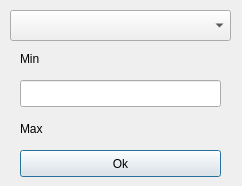
<?xml version="1.0" encoding="UTF-8"?>
<ui version="4.0">
 <class>DoubleJeopardy</class>
 <widget class="QDialog" name="DoubleJeopardy">
  <property name="geometry">
   <rect>
    <x>0</x>
    <y>0</y>
    <width>242</width>
    <height>186</height>
   </rect>
  </property>
  <property name="windowTitle">
   <string>Double Jeopardy</string>
  </property>
  <widget class="QLineEdit" name="points">
   <property name="geometry">
    <rect>
     <x>20</x>
     <y>80</y>
     <width>201</width>
     <height>27</height>
    </rect>
   </property>
   <property name="inputMethodHints">
    <set>Qt::ImhDigitsOnly</set>
   </property>
   <property name="maxLength">
    <number>4</number>
   </property>
  </widget>
  <widget class="QLabel" name="min">
   <property name="geometry">
    <rect>
     <x>20</x>
     <y>50</y>
     <width>201</width>
     <height>17</height>
    </rect>
   </property>
   <property name="text">
    <string>Min</string>
   </property>
  </widget>
  <widget class="QLabel" name="max">
   <property name="geometry">
    <rect>
     <x>20</x>
     <y>120</y>
     <width>201</width>
     <height>17</height>
    </rect>
   </property>
   <property name="text">
    <string>Max</string>
   </property>
  </widget>
  <widget class="QPushButton" name="button">
   <property name="geometry">
    <rect>
     <x>20</x>
     <y>150</y>
     <width>201</width>
     <height>27</height>
    </rect>
   </property>
   <property name="text">
    <string>Ok</string>
   </property>
  </widget>
  <widget class="QComboBox" name="comboBox">
   <property name="geometry">
    <rect>
     <x>10</x>
     <y>10</y>
     <width>221</width>
     <height>31</height>
    </rect>
   </property>
  </widget>
 </widget>
 <resources/>
 <connections/>
</ui>
